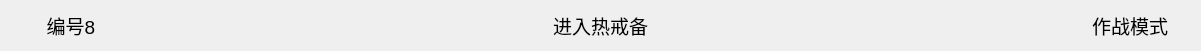
   <widget class="QWidget" name="horizontalLayoutWidget_14">
    <property name="geometry">
     <rect>
      <x>0</x>
      <y>660</y>
      <width>1201</width>
      <height>31</height>
     </rect>
    </property>
    <layout class="QHBoxLayout" name="horizontalLayout_15">
     <item>
      <widget class="QLabel" name="label_7">
       <property name="maximumSize">
        <size>
         <width>120</width>
         <height>16777215</height>
        </size>
       </property>
       <property name="font">
        <font>
         <pointsize>14</pointsize>
        </font>
       </property>
       <property name="text">
        <string>编号8</string>
       </property>
       <property name="alignment">
        <set>Qt::AlignCenter</set>
       </property>
      </widget>
     </item>
     <item>
      <widget class="QLabel" name="label_9">
       <property name="font">
        <font>
         <pointsize>14</pointsize>
        </font>
       </property>
       <property name="text">
        <string>进入热戒备</string>
       </property>
       <property name="alignment">
        <set>Qt::AlignCenter</set>
       </property>
      </widget>
     </item>
     <item>
      <widget class="QLabel" name="label_8">
       <property name="maximumSize">
        <size>
         <width>120</width>
         <height>16777215</height>
        </size>
       </property>
       <property name="font">
        <font>
         <pointsize>14</pointsize>
        </font>
       </property>
       <property name="text">
        <string>作战模式</string>
       </property>
       <property name="alignment">
        <set>Qt::AlignCenter</set>
       </property>
      </widget>
     </item>
    </layout>
   </widget>
